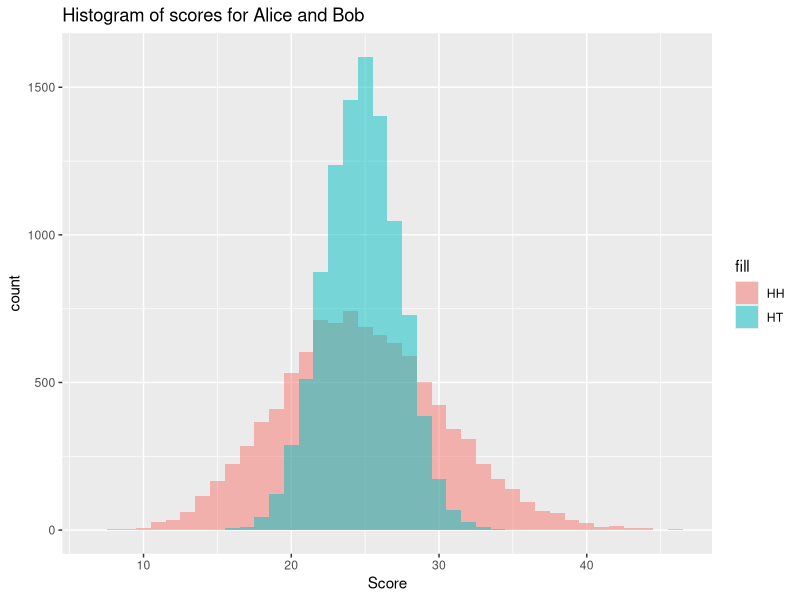
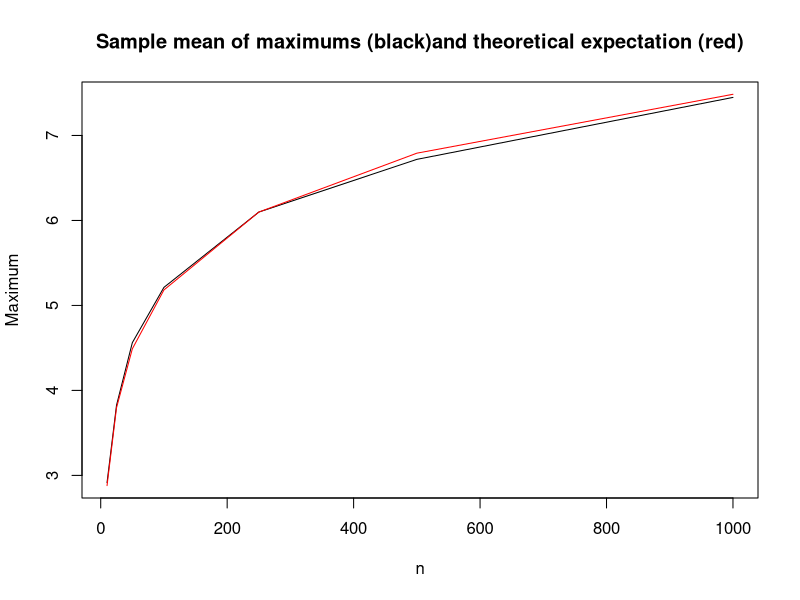

The R source for these figures, in order:
## ---- chunk 1
#| echo: TRUE
#| eval: TRUE
sample(0:9, 10, replace = T)
## ---- chunk 2
#| echo: TRUE
#| eval: TRUE
n <- 100
flips <- sample(x = c("H", "T"), size = n, replace = T)
HH_score <- 0
HT_score <- 0
for (i in 2:n) {
  if (flips[i-1] == "H" & flips[i] == "H") {
    HH_score <- HH_score + 1
  } 
  if (flips[i-1] == "H" & flips[i] == "T") {
    HT_score <- HT_score + 1
  }
}
HH_score
HT_score
## ---- chunk 3
#| echo: TRUE
#| eval: TRUE
run_one_sim <- function(seed, n) {
  set.seed(seed)
  flips <- sample(x = c("H", "T"), size = n, replace = T)
  HH_score <- 0
  HT_score <- 0
  for (i in 2:n) {
    if (flips[i-1] == "H" & flips[i] == "H") {
      HH_score <- HH_score + 1
    } 
    if (flips[i-1] == "H" & flips[i] == "T") {
      HT_score <- HT_score + 1
    }
  }
  return(list(HH = HH_score, HT = HT_score))
}
# run 100000 simulations with n = 100
results <- lapply(1:10000, run_one_sim, n = 100)

HH_scores <- sapply(results, function(x) x$HH)
HT_scores <- sapply(results, function(x) x$HT)
## ---- chunk 4
#| echo: TRUE
#| eval: TRUE

# proportion of Alice wins
mean(HH_scores > HT_scores)

# proportion of Bob wins
mean(HT_scores > HH_scores)

# proportion of ties
mean(HH_scores == HT_scores)
## ---- chunk 5
#| echo: FALSE
#| eval: TRUE
library(ggplot2)
ggplot() +
  geom_histogram(aes(x = HH_scores, fill = "HH"), 
                 alpha = .5, binwidth = 1) +
  geom_histogram(aes(x = HT_scores, fill = "HT"), 
                 alpha = .5, binwidth = 1) + 
  ggtitle("Histogram of scores for Alice and Bob") +
  xlab("Score")
## ---- chunk 6
#| echo: TRUE
#| eval: TRUE
rnorm(n = 5, mean = 0, sd = 1)
## ---- chunk 7
#| echo: TRUE
#| eval: TRUE
pnorm(q = 1, mean = 0, sd = 1)
pnorm(q = 1, mean = 1, sd = 1)
## ---- chunk 8
#| echo: TRUE
#| eval: TRUE
qnorm(p = .75, mean = 0, sd = 1)
qnorm(p = .5, mean = 1, sd = 1)
## ---- chunk 9
#| echo: TRUE
#| eval: TRUE
dnorm(x = .5, mean = 0, sd = 1)
## ---- chunk 10
#| echo: TRUE
#| eval: TRUE
2 * (1 - pnorm(q = 1.24, mean = 0, sd = 1))
## ---- chunk 11
#| echo: TRUE
#| eval: TRUE
2 * pnorm(q = 2.12, mean = 0, sd = 1)
## ---- chunk 12
#| echo: TRUE
#| eval: TRUE
set.seed(1022)
rnorm(n = 1, mean = 0, sd = 1)
## ---- chunk 13
#| echo: TRUE
#| eval: TRUE
#| error: TRUE
n_sim <- 1000
x <- rnorm(n_sim)
exp_X <- exp(x)
mean(exp_X)
## ---- chunk 14
#| echo: TRUE
#| eval: TRUE
set.seed(1022)
n_sim <- 1000
n <- 10
maxes <- numeric(n_sim)
for (i in 1:n_sim) {
  maxes[i] <- max(rexp(n, rate = 1))
}
mean(maxes)
## ---- chunk 15
#| echo: TRUE
#| eval: TRUE
n_sim <- 1000
n <- 100
maxes <- numeric(n_sim)
for (i in 1:n_sim) {
  maxes[i] <- max(rexp(n, rate = 1))
}
mean(maxes)
## ---- chunk 16
#| echo: TRUE
#| eval: TRUE
replicate(10, rexp(10)) # matrix output
## ---- chunk 17
#| echo: TRUE
#| eval: TRUE
replicate(10, max(rexp(10))) # vector output
## ---- chunk 18
#| echo: TRUE
#| eval: TRUE
maxes <- replicate(1000, max(rexp(n)))
mean(maxes)
## ---- chunk 19
#| echo: TRUE
#| eval: TRUE
#| cache: TRUE
n_sim <- 1000
n_values <- c(10, 25, 50, 100, 250, 500, 1000)
max_by_n <- c()
for (n in n_values) {
  maxes <- numeric(n_sim)
  for (i in 1:n_sim) {
    maxes[i] <- max(rexp(n, rate = 1))
  }
  max_by_n <- c(max_by_n, mean(maxes))
}
max_by_n
## ---- chunk 20
#| echo: TRUE
#| eval: TRUE
#| cache: TRUE
max_by_n <- vapply(
  n_values, 
  function(n) mean(replicate(n_sim, max(rexp(n, rate = 1)))), 
  numeric(1)
)
max_by_n
## ---- chunk 21
#| echo: FALSE
#| eval: TRUE
#| cache: TRUE
plot(n_values, max_by_n,
     type = "l",
     xlab = "n", ylab = "Maximum",
     main = paste0("Sample mean of maximums (black)",
                   "and theoretical expectation (red)"))
lines(n_values, -digamma(1) + log(n_values), col = "red")
